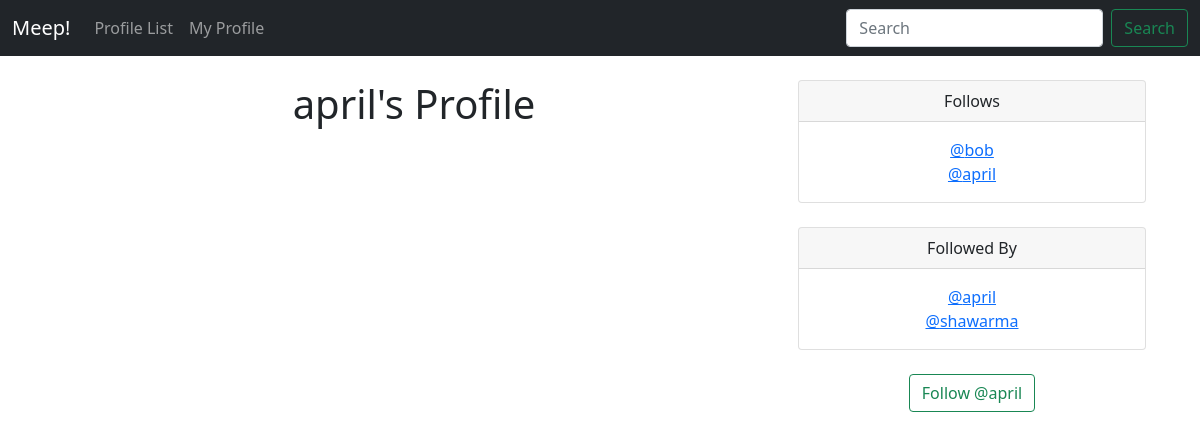
The app's page /profile/5 (signed in) with its own data.
### social/models.py (models this page shows)
class Profile(models.Model):
    user = models.OneToOneField(User, on_delete=models.CASCADE)
    follows = models.ManyToManyField(
        "self",
        related_name="followed_by",
        symmetrical=False,  # if you follow someone they're NOT required to follow you back
        blank=True,  # you're not required to follow anyone
    )
    date_modified = models.DateTimeField(User, auto_now=True)
    def __str__(self):
        return self.user.username

### social/views.py (the view, shortened to what this page needs)
# urls.py: path("profile/<int:pk>", views.profile, name="profile"),
def profile(request, pk):
    if request.user.is_authenticated:
        profile = Profile.objects.get(user_id=pk)
        return render(request, "profile.html", {"profile": profile})
    else:
        messages.success(request, ("You must be logged in to view this page"))
        return redirect("home")

### social/templates/profile.html (shortened to what this page needs)
{% extends 'base.html' %}
{% block content %}
{% if profile %}
<div class="container text-center">
    <div class="row">
        <div class="col-8">
            <h1>{{ profile.user.username }}'s Profile</h1>
        </div>
        <div class="col-4">
            <div class="card">
                <div class="card-header">
                    Follows
                </div>
                <div class="card-body">
                    {% for following in profile.follows.all %}
                    <a href="{% url 'profile' following.user.id %}">@{{ following }}</a><br />
                    {% endfor %}
                </div>
            </div>
            <br />
            <div class="card">
                <div class="card-header">
                    Followed By
                </div>
                <div class="card-body">
                    {% for following in profile.followed_by.all %}
                    <a href="{% url 'profile' following.user.id %}">@{{ following }}</a><br />
                    {% endfor %}
                </div>
            </div>
            <br />
            <form method="POST">
                {% if profile in user.profile.follows.all %}
                <button type="submit" class="btn btn-outline-danger" name="follow" value="unfollow">
                    Unfollow @{{ profile.user.username|lower }}
                </button>
                {% else %}
                <button type="submit" class="btn btn-outline-success" name="follow" value="follow">
                    Follow @{{ profile.user.username|lower }}
                </button>
                {% endif %}
            </form>
        </div>
    </div>
</div>
{% endif %}
{% endblock %}

### records on screen
Profile: user.username "april"
Profile: user.username "bob"
Profile: user.username "shawarma"
